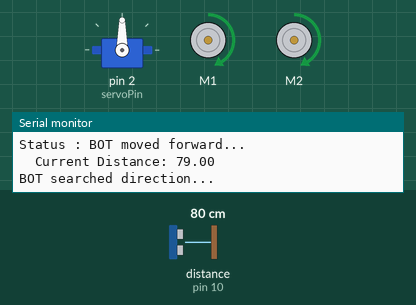
This sketch was run on a simulated Arduino Uno, built with avr-gcc and run on an emulated ATmega328P. Shown: servo, 2 × DC motor (green arrow = forward, orange = backward, longer = faster), the last lines printed to the serial monitor. Wiring (inferred from the names in the program): ultrasonic range finder: trigger pin 13; echo pin 10. Inputs (shaded band) come from the test bench; at power-on: distance to the obstacle (sensor on pin 10) 80 cm. The echo pulse lasts 58.3 µs per cm.

Above: at 1.2 s.
1.3 s: distance to the obstacle (sensor on pin 10) set to 23 cm
4.3 s: distance to the obstacle (sensor on pin 10) set to 19 cm
At 4.76 s:
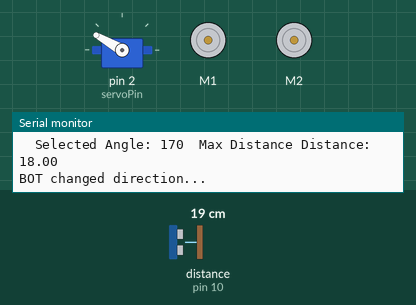
7.3 s: distance to the obstacle (sensor on pin 10) set to 60 cm
At 7.48 s:
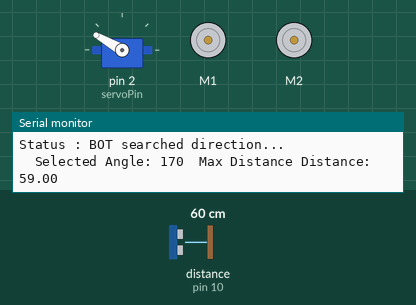
10.3 s: distance to the obstacle (sensor on pin 10) set to 17 cm
At 10.49 s:
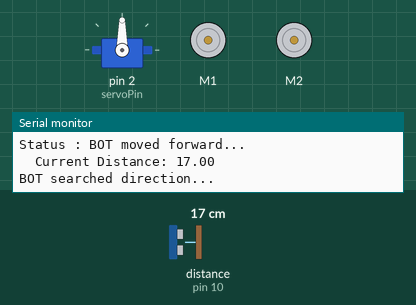
13.3 s: distance to the obstacle (sensor on pin 10) set to 250 cm
At 14.4 s:
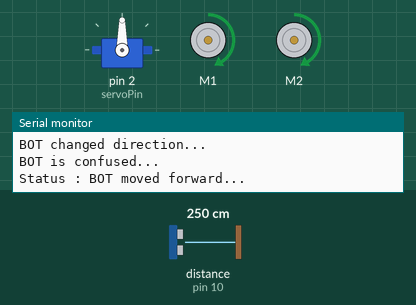
Timing chart, 0 to 16.3 s (numbered marks = the images above; inputs shaded):
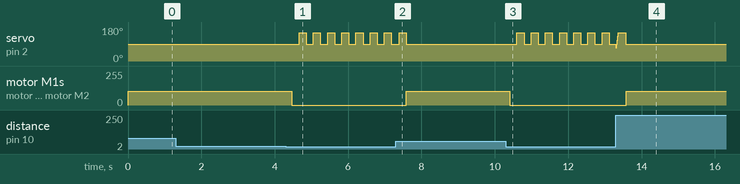

Measured:
- the behaviour switches between 21 and 20 cm on distance to the obstacle (sensor on pin 10) (found by bisection; images 0 and 1)
- after the input at 4.3 s, servo on pin 2 (servoPin): alternates 150° for 0.19 s and 90° for 0.19 s, starting after 0.36 s; motor M1, motor M2: forward 105/255 → stopped after 0.17 s
- after the input at 7.3 s, servo on pin 2 (servoPin): goes on until 7.6 s, then stays 90°; motor M1, motor M2: stopped → forward 105/255 after 0.29 s
- after the input at 10.3 s, servo on pin 2 (servoPin): alternates 150° for 0.19 s and 90° for 0.19 s, starting after 0.30 s; motor M1, motor M2: forward 105/255 → stopped after 0.11 s
- after the input at 13.3 s, motor M1, motor M2: stopped → forward 105/255 after 0.29 s

The sketch:

Obstacle_Avoidanace_Bot.ino
```cpp
#include <AFMotor.h>
#include <Servo.h>

#define trigPin 13
#define echoPin 10
#define servoPin 2
#define MoveBotFwd 1
#define FindBotDir 2
#define ChangeBotDir 3

#define dist_threshold 20
#define init_angle 30
#define final_angle 150
#define delta 20
#define max_rpm 100
#define curr_speed 105
AF_DCMotor motor1(1,MOTOR12_64KHZ); // set up motors.
AF_DCMotor motor2(2, MOTOR12_8KHZ);


Servo servo;
int sound = 250;

int rotation_angle;
int max_angle, curr_angle;
float curr_dist, max_dist = 0;

int TODO = MoveBotFwd , PREVTODO =-1;

float GetDistance(int );

void setup()
{
  Serial.begin (9600);
  pinMode(trigPin, OUTPUT);
  pinMode(echoPin, INPUT);
  servo.attach(servoPin);
  motor1.setSpeed(curr_speed);
  motor2.setSpeed (curr_speed);
  }


void loop() {
  int t_angle,curr_rpm,t;
  switch(TODO)
  {
    case MoveBotFwd: //Move Bot Forward
        curr_dist = GetDistance(90);
        if (curr_dist < dist_threshold)
        {
          PREVTODO = TODO;
          motor1.run(RELEASE);
          motor2.run(RELEASE);
          TODO = FindBotDir;
          curr_angle = init_angle;
        }
        else
        {
          motor1.run(FORWARD);
          motor2.run(FORWARD);
          PREVTODO = TODO;
        }
        break;
     case FindBotDir: //Find Suitable Direction
        while (curr_angle <= final_angle)
        {
          curr_dist = GetDistance(curr_angle);
          if( max_dist < curr_dist )
          {
            max_angle = curr_angle;
            max_dist = curr_dist;
          }
          curr_angle = curr_angle + delta;
        }
        rotation_angle = max_angle;
        PREVTODO = TODO;
        TODO = ChangeBotDir;
        break;
     case ChangeBotDir: //Change Bot Direction...
       if(rotation_angle < 90)
       {
          t_angle = 90 - rotation_angle;
          curr_rpm = (curr_speed/255)*max_rpm;
          t = t_angle / (2*3.14*curr_rpm);
          motor1.run(BACKWARD);
          motor2.run(RELEASE);
          delay(t);
       }
       else
       {
          t_angle = rotation_angle - 90;
          curr_rpm = (curr_speed/255)*max_rpm;
          t = t_angle / (2*3.14*curr_rpm);
          motor1.run(RELEASE);
          motor2.run(BACKWARD);
          delay(t);
       }
        motor1.run(RELEASE);
        motor2.run(RELEASE);
        PREVTODO = TODO;
        TODO = MoveBotFwd;
        break;
  }
 monitor_print();
 delay(60);
 }

float GetDistance(int angle)
{

    long duration, distance;
    servo.write(angle);
    digitalWrite(trigPin, LOW);
    delayMicroseconds(2);
    digitalWrite(trigPin, HIGH);
    delayMicroseconds(10);
    digitalWrite(trigPin, LOW);

    duration = pulseIn(echoPin, HIGH);
    distance = (duration/2) / 29.1;
    return distance;
}

void monitor_print()
{
      Serial.print("Status : ");
      switch(PREVTODO)
      {
        case MoveBotFwd:
          Serial.println("BOT moved forward...");
          Serial.print("\tCurrent Distance: ");
          Serial.println(curr_dist);
        case FindBotDir:
          Serial.println("BOT searched direction...");
          Serial.print("\tSelected Angle: ");
          Serial.print(curr_angle);
          Serial.print("\tMax Distance Distance: ");
          Serial.println(curr_dist);
        case ChangeBotDir:
          Serial.println("BOT changed direction...");
        default:
          Serial.println("BOT is confused...");
        }
}
```
